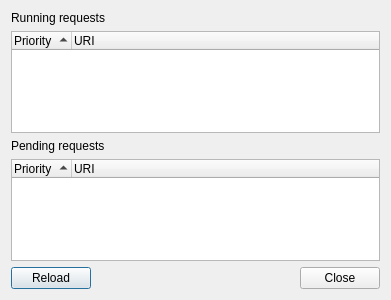
<?xml version="1.0" encoding="UTF-8"?>
<ui version="4.0">
 <class>UIPendingRequests</class>
 <widget class="QDialog" name="UIPendingRequests">
  <property name="geometry">
   <rect>
    <x>0</x>
    <y>0</y>
    <width>391</width>
    <height>300</height>
   </rect>
  </property>
  <property name="windowTitle">
   <string>Pending requests</string>
  </property>
  <layout class="QGridLayout" name="gridLayout">
   <item row="0" column="0">
    <widget class="QLabel" name="label_2">
     <property name="text">
      <string>Running requests</string>
     </property>
    </widget>
   </item>
   <item row="1" column="0">
    <widget class="QTreeWidget" name="twRunning">
     <attribute name="headerVisible">
      <bool>true</bool>
     </attribute>
     <attribute name="headerDefaultSectionSize">
      <number>60</number>
     </attribute>
     <attribute name="headerShowSortIndicator" stdset="0">
      <bool>true</bool>
     </attribute>
     <column>
      <property name="text">
       <string>Priority</string>
      </property>
     </column>
     <column>
      <property name="text">
       <string>URI</string>
      </property>
     </column>
    </widget>
   </item>
   <item row="2" column="0">
    <widget class="QLabel" name="label">
     <property name="text">
      <string>Pending requests</string>
     </property>
    </widget>
   </item>
   <item row="3" column="0">
    <widget class="QTreeWidget" name="twPending">
     <attribute name="headerVisible">
      <bool>true</bool>
     </attribute>
     <attribute name="headerDefaultSectionSize">
      <number>60</number>
     </attribute>
     <attribute name="headerShowSortIndicator" stdset="0">
      <bool>true</bool>
     </attribute>
     <column>
      <property name="text">
       <string>Priority</string>
      </property>
     </column>
     <column>
      <property name="text">
       <string>URI</string>
      </property>
     </column>
    </widget>
   </item>
   <item row="4" column="0">
    <layout class="QHBoxLayout" name="horizontalLayout">
     <item>
      <widget class="QPushButton" name="btnReload">
       <property name="text">
        <string>Reload</string>
       </property>
       <property name="icon">
        <iconset resource="resources.qrc">
         <normaloff>:/icons/resources/reload.png</normaloff>:/icons/resources/reload.png</iconset>
       </property>
      </widget>
     </item>
     <item>
      <spacer name="horizontalSpacer">
       <property name="orientation">
        <enum>Qt::Horizontal</enum>
       </property>
       <property name="sizeHint" stdset="0">
        <size>
         <width>40</width>
         <height>20</height>
        </size>
       </property>
      </spacer>
     </item>
     <item>
      <widget class="QPushButton" name="btnClose">
       <property name="toolTip">
        <string>Close</string>
       </property>
       <property name="text">
        <string>Close</string>
       </property>
       <property name="icon">
        <iconset resource="resources.qrc">
         <normaloff>:/icons/resources/close.png</normaloff>:/icons/resources/close.png</iconset>
       </property>
      </widget>
     </item>
    </layout>
   </item>
  </layout>
 </widget>
 <resources>
  <include location="resources.qrc"/>
 </resources>
 <connections>
  <connection>
   <sender>btnClose</sender>
   <signal>clicked()</signal>
   <receiver>UIPendingRequests</receiver>
   <slot>reject()</slot>
   <hints>
    <hint type="sourcelabel">
     <x>362</x>
     <y>267</y>
    </hint>
    <hint type="destinationlabel">
     <x>385</x>
     <y>250</y>
    </hint>
   </hints>
  </connection>
  <connection>
   <sender>btnReload</sender>
   <signal>clicked()</signal>
   <receiver>UIPendingRequests</receiver>
   <slot>reload()</slot>
   <hints>
    <hint type="sourcelabel">
     <x>64</x>
     <y>271</y>
    </hint>
    <hint type="destinationlabel">
     <x>123</x>
     <y>275</y>
    </hint>
   </hints>
  </connection>
 </connections>
 <slots>
  <slot>reload()</slot>
 </slots>
</ui>
